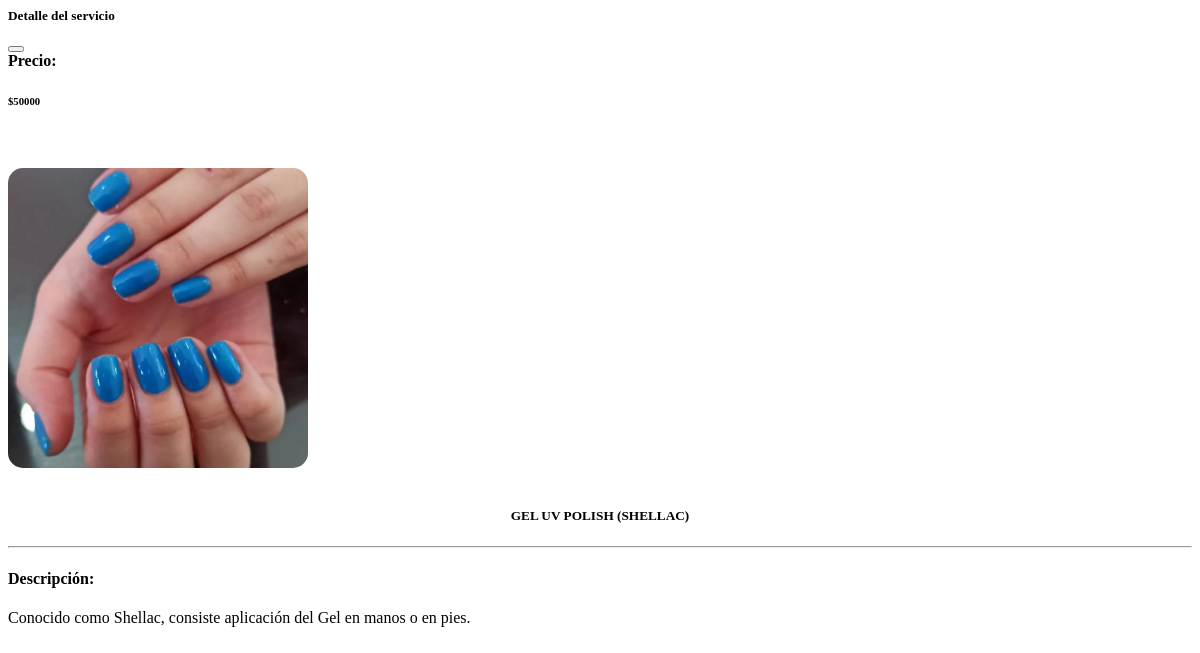
/Ventas/gel-uv-polish-shellac/, run on the app's committed database.
### Ventas/models.py (models this page shows, shortened)
class Servicio(models.Model):
    id_servicio=models.AutoField("Id del Servicio", primary_key=True, unique=True)
    slug=models.SlugField("Slug", unique=True)
    nombre=models.CharField("Nombre", max_length=40, null=False, blank=False, unique=True)
    descripcion=models.TextField("Descripcion",null=False,blank=False)
    img_servicio=models.ImageField("Imagen del Servicio", upload_to='Ventas/servicios',null=False, blank=False)
    precio=models.IntegerField("Precio",null=False, blank=False)
    tipo_servicio_id=models.ForeignKey(Tipo_servicio, verbose_name="Tipo de Servicio", on_delete=models.CASCADE,null=True, blank=True, db_column="tipo_servicio_id")
    duracion=models.PositiveIntegerField(default=0)
    fecha_creacion=models.DateField("Fecha de Creacion", auto_now=False, auto_now_add=True)
    fecha_actualizacion= models.DateTimeField("Fecha de Actualizacion", auto_now=True, auto_now_add=False)
    estado=models.BooleanField("Estado", default=True)
    class Meta:
        db_table = 'servicios'
        verbose_name = 'servicio'
        verbose_name_plural = 'servicios'

### Ventas/views/servicios.py (the view)
# urls.py: path('<slug>/', servicios.ServicioDetalle.as_view(), name="detalleSer"),
class ServicioDetalle(DetailView,PermissionMixin):#detalle
    permission_required = ['view_servicio']
    queryset = Servicio.objects.all()
    context_object_name = "DetailSs"
    template_name = "Catalogo/Detalle_Servicio.html"

### Usuarios/context_processors.py (called while the page is built)
def registro_form(request):
    registro_form = Regitro()
    return{
        'registroForm':registro_form
    }

### Ventas/Templates/Catalogo/Detalle_Servicio.html (shortened to what this page needs)
{% load static %}
<div class="modal-dialog" role="document">
    <div class="modal-content">
      <div class="modal-header">
        <h5 class="modal-title" id="exampleModalLabel">Detalle del servicio</h5>
        <button type="button" class="btn-close" data-bs-dismiss="modal" aria-label="Close"></button>
      </div>
      <div class="modal-body">
        <div class="img_detailService">
          <strong>Precio:</strong> <span class="badge badge-pill badge-primary"><h6> ${{object.precio}}</h6></span> </h5>
          <br>
          <br>
            <img src="/media/{{object.img_servicio}}" class="img-fluid rounded mx-auto  d-block img_Detail" alt="{{object.nombre}}">
        </div>
        <br>
        <h5><center>{{object.nombre}}</center></h5>
          <hr>
        <div class="">
          <h4>Descripción:</h4>
            <p class="font-size:5px !important">{{object.descripcion}}</p>
        </div>
      </div>
    </div>
  </div>

### Ventas/Templates/Catalogo/Detalle_Servicio.html (style rules this page uses)
.img_detailService img { border-radius: 15px !important; max-height: 300px !important; }

### data on the page
Servicio: precio "50000", img_servicio (picture), nombre "GEL UV POLISH (SHELLAC)", descripcion "Conocido como Shellac, consiste aplicación del Gel en manos o en pies."
